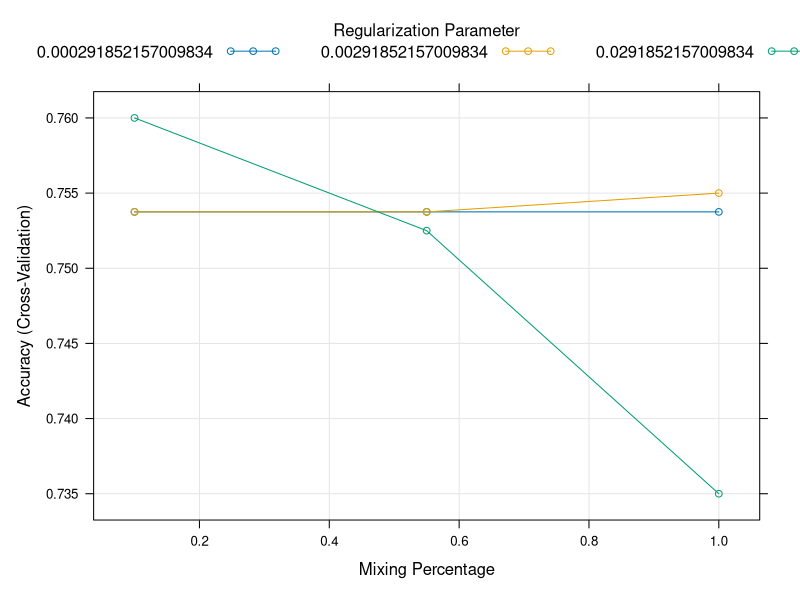
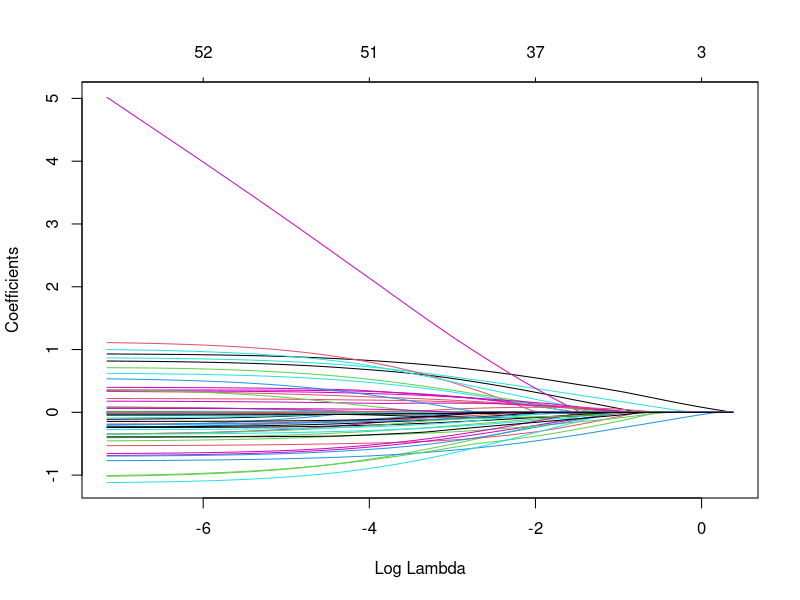
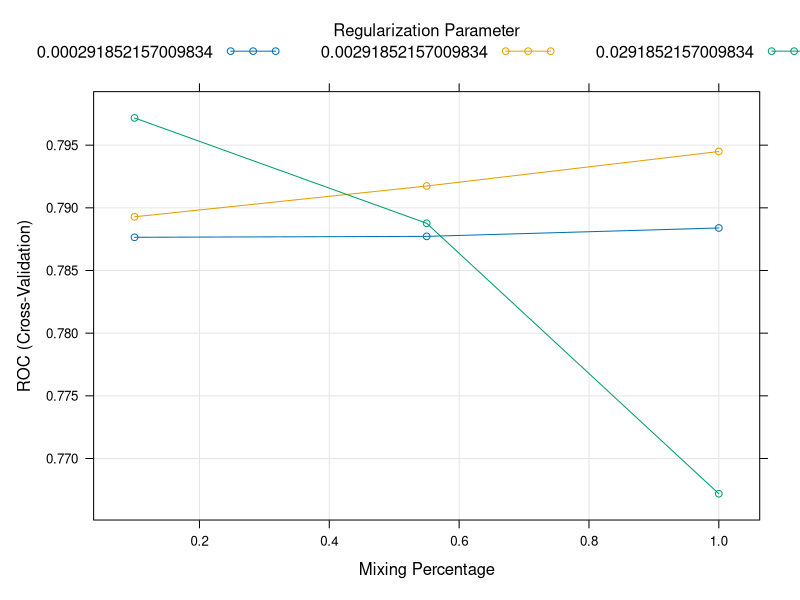
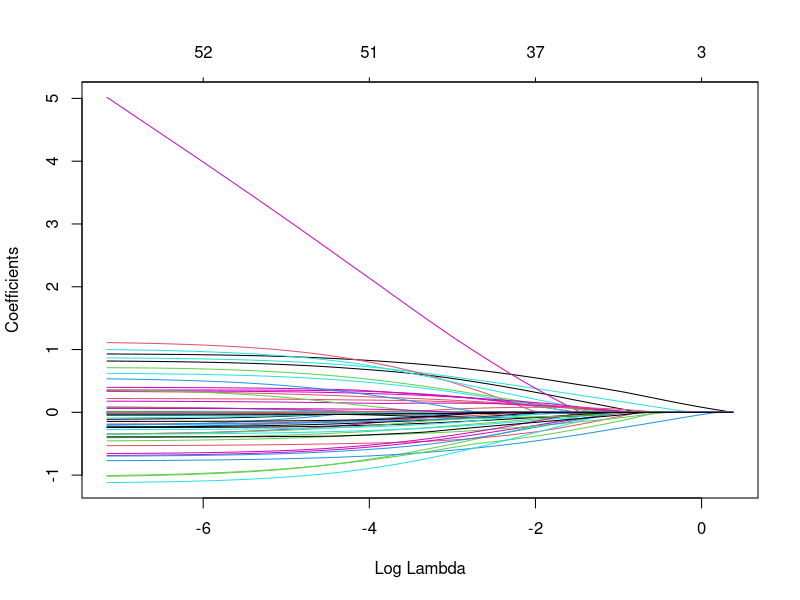
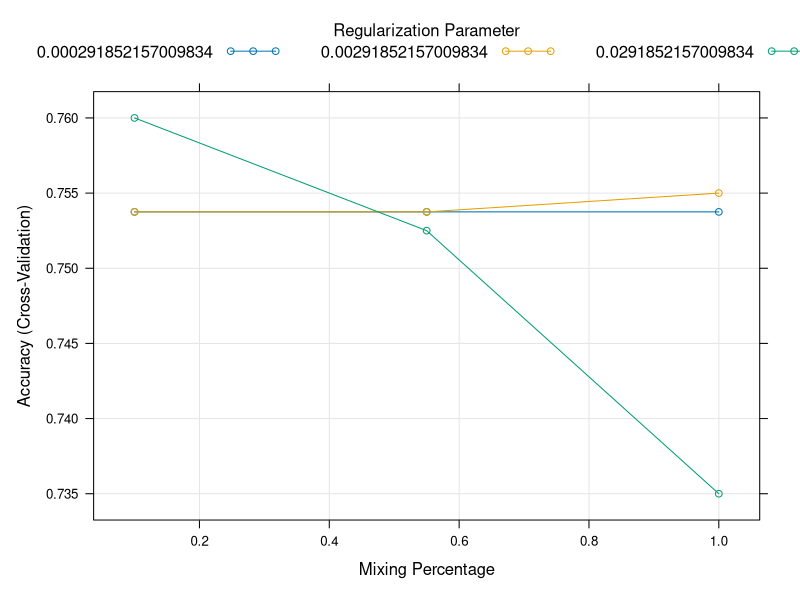
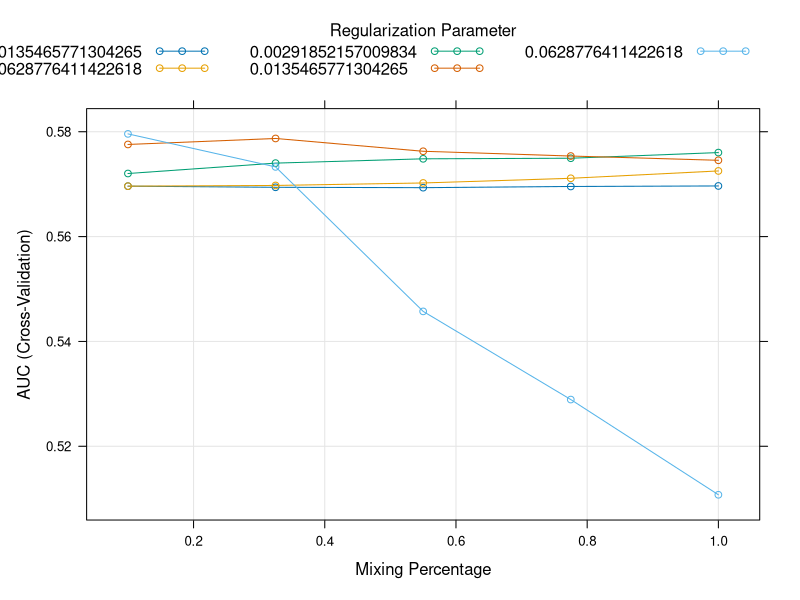
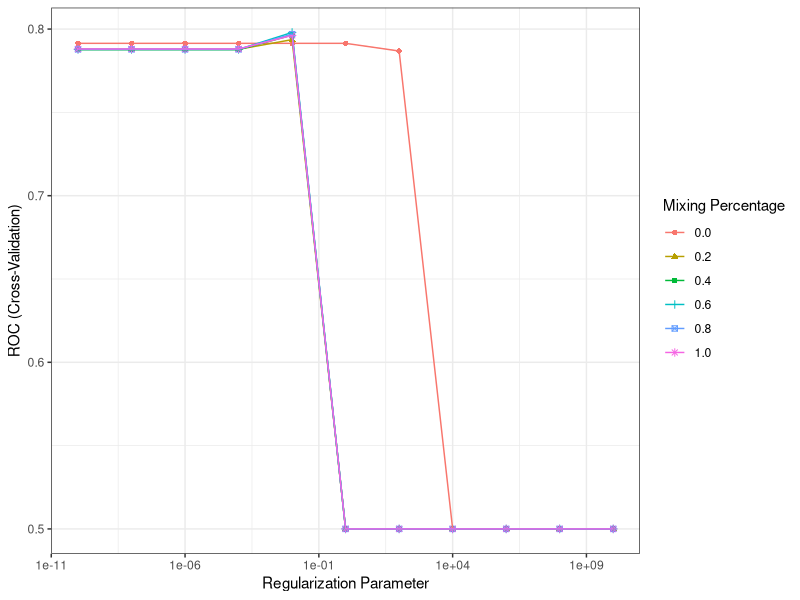
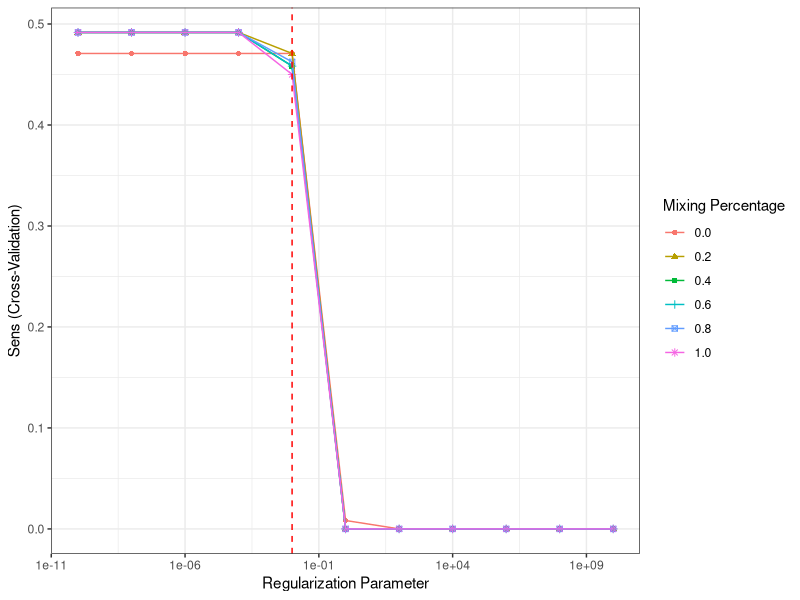

Reproduce these figures in R, in order.
## ---- chunk 1
knitr::opts_chunk$set(echo = TRUE, message=F, warning = F, fig.width = 7, fig.height = 7)
library(glmnet)
library(knitr)
library(caret)
library(ggplot2)
## ---- chunk 2
data(GermanCredit)
head(GermanCredit, 2)
## ---- chunk 3
Y<-GermanCredit$Class
X<-subset(GermanCredit, select = -Class)
trainIdx<-createDataPartition(Y, p=0.8, list=F)[,1]
trainX<-X[trainIdx,]
trainY<-Y[trainIdx]
testX<-X[-trainIdx,]
testY<-Y[-trainIdx]
## ---- chunk 4
# 10-fold cross validation
cvControl<-trainControl(method="cv", number = 10)
## ---- chunk 5
set.seed(123)
cvfit<-train(trainX, 
             trainY,
             method = "glmnet",   # Logistic regression model
             family = "binomial",
             trControl = cvControl
)
## ---- chunk 6
print(cvfit)
plot(cvfit)
## ---- chunk 7
plot(cvfit$finalModel, xvar="lambda")
## ---- chunk 8
# 10-fold cross validation
# use twoClassSummary() to compute AUC, for which classProbs must be TRUE
cvControl<-trainControl(method="cv", number = 10, 
                        summaryFunction = twoClassSummary, classProbs = T)
## ---- chunk 9
set.seed(123)
cvfit<-train(trainX, 
             trainY,
             method = "glmnet",   # Logistic regression model
             family = "binomial",
             trControl = cvControl,
             metric = "ROC"
)
## ---- chunk 10
print(cvfit)
plot(cvfit)
## ---- chunk 11
plot(cvfit$finalModel, xvar="lambda")
## ---- chunk 12
pred<-predict(cvfit, newdata = testX)
confusionMatrix(pred, testY, mode="everything")
## ---- chunk 13
# 10-fold cross validation
# use twoClassSummary() to compute AUC, for which classProbs must be TRUE
cvControl<-trainControl(method="cv", number = 10, 
                        summaryFunction = defaultSummary)
## ---- chunk 14
set.seed(123)
cvfit<-train(trainX, 
             trainY,
             method = "glmnet",   # Logistic regression model
             family = "binomial",
             trControl = cvControl,
             metric = "kappa"
)
## ---- chunk 15
kable(cvfit$results)
plot(cvfit)
## ---- chunk 16
pred<-predict(cvfit, newdata = testX)
confusionMatrix(pred, testY, mode="everything")
## ---- chunk 17
# 10-fold cross validation
# use twoClassSummary() to compute AUC, for which classProbs must be TRUE
cvControl<-trainControl(method="cv", number = 10, 
                        summaryFunction = prSummary, classProbs = T)
## ---- chunk 18
set.seed(123)
cvfit<-train(trainX, 
             trainY,
             method = "glmnet",   # Logistic regression model
             family = "binomial",
             trControl = cvControl,
             metric = "AUC",
             tuneLength = 5
)
## ---- chunk 19
kable(cvfit$results)
plot(cvfit)
## ---- chunk 20
pred<-predict(cvfit, newdata = testX)
confusionMatrix(pred, testY, mode="everything")
## ---- chunk 21
# 10-fold cross validation
# use twoClassSummary() to compute AUC, for which classProbs must be TRUE
cvControl<-trainControl(method="cv", number = 10, 
                        summaryFunction = twoClassSummary, classProbs = T)

paramGrid<-expand.grid(alpha=seq(0,1,by=0.2), lambda=10^seq(-10,10,by=2))
## ---- chunk 22
set.seed(123)
cvfit<-train(trainX, 
             trainY,
             method = "glmnet",   # Logistic regression model
             family = "binomial",
             trControl = cvControl,
             metric = "ROC",
             tuneGrid = paramGrid
)
## ---- chunk 23
print(cvfit)
ggplot(cvfit) + scale_x_log10() + theme_bw()
## ---- chunk 24
cvfit$bestTune
## ---- chunk 25
ggplot(cvfit, metric = "Sens") + scale_x_log10() + theme_bw() + geom_vline(xintercept = cvfit$bestTune$lambda, color="red", linetype="dashed")
## ---- chunk 26
ggplot(cvfit, metric = "Sens", plotType = "level") + theme_bw()
## ---- chunk 27
# 10-fold cross validation
# use twoClassSummary() to compute AUC, for which classProbs must be TRUE
cvControl<-trainControl(method="cv", number = 10, 
                        summaryFunction = twoClassSummary,
                        selectionFunction = tolerance,
                        classProbs = T)

paramGrid<-expand.grid(alpha=seq(0,1,by=0.2), lambda=10^seq(-10,10,by=2))
## ---- chunk 28
set.seed(123)
cvfit<-train(trainX, 
             trainY,
             method = "glmnet",   # Logistic regression model
             family = "binomial",
             trControl = cvControl,
             metric = "ROC",
             tuneGrid = paramGrid
)
## ---- chunk 29
print(cvfit$bestTune)
## ---- chunk 30
pred<-predict(cvfit, newdata = testX)
confusionMatrix(pred, testY, mode="everything")
## ---- chunk 31
# provide basics
lpSVM<-list(type="Classification",
            library = "kernlab",
            loop = NULL)
# provide parameter data.frame
prm<-data.frame(
  parameter = c("C", "sigma"), # parameter names in fit function
  class = rep("numeric", 2), # parameter types
  label = c("Cost", "Sigma") # parameter labels
)
lpSVM$parameters<-prm
# provide search grid
svmGrid<-function(x,y,len = NULL, search="grid") {
  # it should output a data.frame of tuning parameters with each one on its column
  # library(kernlab)
  ## This produces low, middle and high values for sigma 
  ## (i.e. a vector with 3 elements). 
  sigmas <- kernlab::sigest(as.matrix(x), na.action = na.omit, scaled = TRUE)
  # make the data.frame now
  if(search == "grid") {
    out <- expand.grid(sigma = mean(as.vector(sigmas[-2])),
                       C = 2 ^((1:len) - 3))
  } else {
    ## For random search, define ranges for the parameters then
    ## generate random values for them
    rng <- extendrange(log(sigmas), f = .75)
    out <- data.frame(sigma = exp(runif(len, min = rng[1], max = rng[2])),
                      C = 2^runif(len, min = -5, max = 8))
  }
  out
}
lpSVM$grid<-svmGrid
# provide fit function
svmFit <- function(x, y, wts, param, lev, last, weights, classProbs, ...) {
  # param is a single row data.frame
  kernlab::ksvm(
    x = as.matrix(x), y = y,
    kernel = "rbfdot",
    kpar = list(sigma = param$sigma),
    C = param$C,
    prob.model = classProbs,
    ...
    )
}
lpSVM$fit<-svmFit
# provide predict function, produces a vector of predictions
svmPred <- function(modelFit, newdata, preProc = NULL, submodels = NULL)
   kernlab::predict(modelFit, newdata)
lpSVM$predict <- svmPred
# provide prob function, produces a data.frame/matrix with columns being probabilities for each class
svmProb <- function(modelFit, newdata, preProc = NULL, submodels = NULL)
  kernlab::predict(modelFit, newdata, type = "probabilities")
lpSVM$prob <- svmProb
# provide sort function, sort models from simplest to complexest, used when models are tied in performance
svmSort <- function(x) x[order(x$C),]
lpSVM$sort <- svmSort
# provide levels function, gives the levels of the original observations,
# only needed for classification models using S3 methods
lpSVM$levels <- function(x) kernlab::lev(x)
## ---- chunk 32
set.seed(123)
lpSVMFit<-train(trainX, trainY,
                method = lpSVM, 
                tuneLength = 8,
                trControl = cvControl
)
## ---- chunk 33
print(lpSVMFit)
## ---- chunk 34
ggplot(lpSVMFit) + scale_x_log10()
